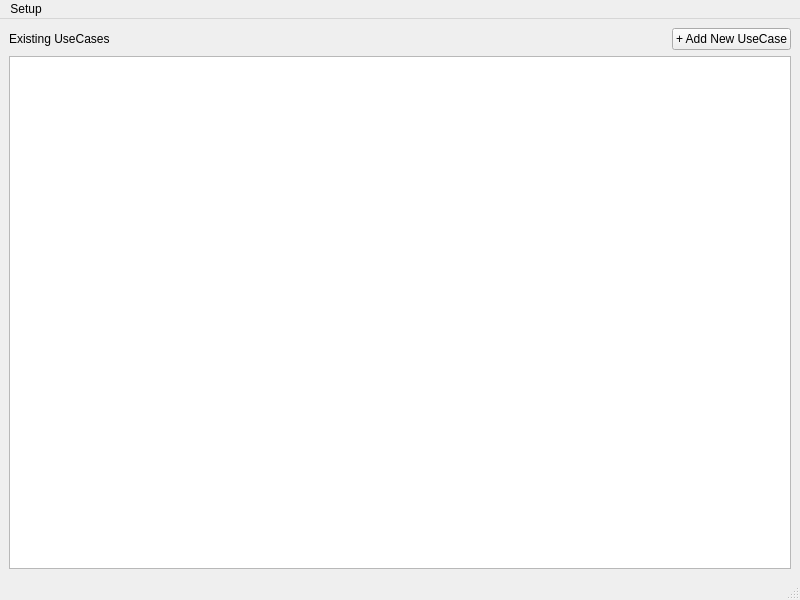
<?xml version="1.0" encoding="UTF-8"?>
<ui version="4.0">
 <class>frmDashboard2</class>
 <widget class="QMainWindow" name="frmDashboard2">
  <property name="geometry">
   <rect>
    <x>0</x>
    <y>0</y>
    <width>800</width>
    <height>600</height>
   </rect>
  </property>
  <property name="windowTitle">
   <string>MainWindow</string>
  </property>
  <widget class="QWidget" name="centralwidget">
   <layout class="QVBoxLayout" name="verticalLayout">
    <item>
     <layout class="QHBoxLayout" name="horizontalLayout">
      <item>
       <widget class="QLabel" name="lblSecTimer">
        <property name="text">
         <string>Existing UseCases</string>
        </property>
       </widget>
      </item>
      <item>
       <spacer name="horizontalSpacer">
        <property name="orientation">
         <enum>Qt::Horizontal</enum>
        </property>
        <property name="sizeHint" stdset="0">
         <size>
          <width>40</width>
          <height>20</height>
         </size>
        </property>
       </spacer>
      </item>
      <item>
       <widget class="QPushButton" name="btnAddNewUseCase">
        <property name="text">
         <string>+ Add New UseCase</string>
        </property>
       </widget>
      </item>
     </layout>
    </item>
    <item>
     <widget class="QTableWidget" name="tableWidget"/>
    </item>
   </layout>
  </widget>
  <widget class="QMenuBar" name="menubar">
   <property name="geometry">
    <rect>
     <x>0</x>
     <y>0</y>
     <width>800</width>
     <height>20</height>
    </rect>
   </property>
   <widget class="QMenu" name="menuSetup">
    <property name="title">
     <string>Setup</string>
    </property>
    <addaction name="actionTopic"/>
    <addaction name="actionData_Profile"/>
    <addaction name="actionTime_Profile"/>
    <addaction name="actionDevice_Template"/>
   </widget>
   <addaction name="menuSetup"/>
  </widget>
  <widget class="QStatusBar" name="statusbar"/>
  <action name="actionTopic">
   <property name="text">
    <string>Topic</string>
   </property>
  </action>
  <action name="actionData_Profile">
   <property name="text">
    <string>Data Profile</string>
   </property>
  </action>
  <action name="actionTime_Profile">
   <property name="text">
    <string>Time Profile</string>
   </property>
  </action>
  <action name="actionDevice_Template">
   <property name="text">
    <string>Device Template</string>
   </property>
  </action>
 </widget>
 <resources/>
 <connections/>
</ui>
